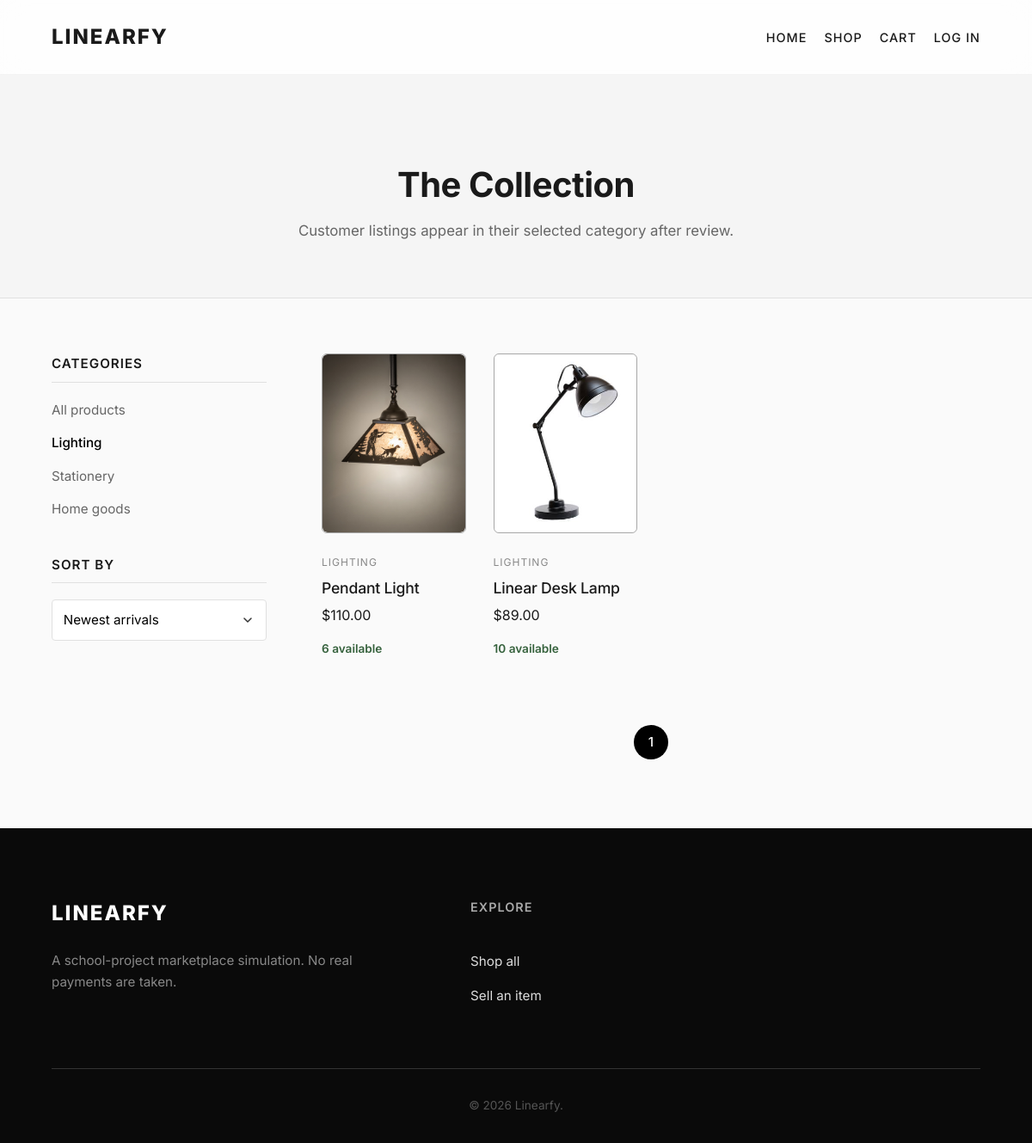
The page /shop?category=lighting&sort=newest on the database its author committed.
### app.py (models this page shows)
class Product(db.Model):
    id = db.Column(db.Integer, primary_key=True)
    name = db.Column(db.String(100), nullable=False)
    price = db.Column(db.Float, nullable=False)
    category = db.Column(db.String(50), nullable=False)
    image = db.Column(db.String(200), nullable=False)
    description = db.Column(db.Text, nullable=False)
    is_new = db.Column(db.Boolean, default=False)
    is_sale = db.Column(db.Boolean, default=False)
    stock_count = db.Column(db.Integer, nullable=False, default=10)
    seller_id = db.Column(db.Integer, db.ForeignKey("user.id"), nullable=True)
    status = db.Column(db.String(20), nullable=False, default="approved")
    created_at = db.Column(db.DateTime, default=datetime.utcnow, nullable=False)
    updated_at = db.Column(
        db.DateTime,
        default=datetime.utcnow,
        onupdate=datetime.utcnow,
        nullable=False,
    )
    seller = db.relationship(
        "User",
        backref=db.backref("listings", lazy=True),
    )

### app.py (the view)
@app.route("/shop")
def shop():
    category = request.args.get("category", "all")
    sort = request.args.get("sort", "newest")
    page = request.args.get("page", 1, type=int)
    valid_categories = {"all"} | ALLOWED_CATEGORIES
    if category not in valid_categories:
        category = "all"
    query = Product.query.filter_by(status="approved")
    if category != "all":
        query = query.filter_by(category=category)
    if sort == "price-low":
        query = query.order_by(Product.price.asc())
    elif sort == "price-high":
        query = query.order_by(Product.price.desc())
    else:
        sort = "newest"
        query = query.order_by(Product.id.desc())
    pagination = query.paginate(page=page, per_page=4, error_out=False)
    return render_template(
        "shop.html",
        products=pagination.items,
        pagination=pagination,
        current_category=category,
        current_sort=sort,
    )

### app.py (called while the page is built)
def current_user():
    user_id = session.get("user_id")
    return db.session.get(User, user_id) if user_id else None

def product_image_url(product):
    folder = "images/uploads" if product.seller_id else "images/products"
    return url_for("static", filename=f"{folder}/{product.image}")

@app.context_processor
def shared_template_data():
    cart = session.get("cart", {})
    user = current_user()
    saved_product_ids = set()
    if user:
        saved_product_ids = {
            item.product_id
            for item in WishlistItem.query.filter_by(user_id=user.id).all()
        }
    return {
        "cart_count": sum(cart.values()),
        "current_user": user,
        "saved_product_ids": saved_product_ids,
        "product_image_url": product_image_url,
    }

### templates/shop.html (shortened to what this page needs)
{% extends "base.html" %}
{% block content %}
<div class="page-header"><div class="header-content"><h1>The Collection</h1><p>Customer listings appear in their selected category after review.</p></div></div>
<div class="shop-layout"><aside class="shop-sidebar"><div class="filter-group"><h3>Categories</h3><ul class="filter-list">{% for value, label in [('all', 'All products'), ('lighting', 'Lighting'), ('stationery', 'Stationery'), ('home', 'Home goods')] %}<li><a class="{% if current_category == value %}active{% endif %}" href="{{ url_for('shop', category=value, sort=current_sort) }}">{{ label }}</a></li>{% endfor %}</ul></div><div class="filter-group"><h3>Sort by</h3><form method="get"><input name="category" type="hidden" value="{{ current_category }}"><select name="sort" class="custom-select" onchange="this.form.submit()"><option value="newest" {% if current_sort == 'newest' %}selected{% endif %}>Newest arrivals</option><option value="price-low" {% if current_sort == 'price-low' %}selected{% endif %}>Price: low to high</option><option value="price-high" {% if current_sort == 'price-high' %}selected{% endif %}>Price: high to low</option></select></form></div></aside>
<main class="shop-main"><div class="product-grid shop-grid">{% for product in products %}<article class="product-card"><div class="image-wrapper"><img src="{{ product_image_url(product) }}" alt="{{ product.name }}" class="product-image"><div class="quick-action"></div></div><div class="product-info"><p class="stock-status">{{ product.category|title }}</p><h3>{{ product.name }}</h3><p class="price">${{ '%.2f'|format(product.price) }}</p><p class="availability ">{% if product.stock_count == 0 %}Currently unavailable{% else %}{{ product.stock_count }} available{% endif %}</p></div></article>{% else %}<div class="empty-state-box"><p>No products match this category yet.</p></div>{% endfor %}</div>
<div class="pagination">{% for page_number in pagination.iter_pages() %}{% if page_number %}<a class="page-number {% if page_number == pagination.page %}active{% endif %}" href="{{ url_for('shop', page=page_number, category=current_category, sort=current_sort) }}">{{ page_number }}</a>{% endif %}{% endfor %}</div></main></div>
{% endblock %}

### static/css/style.css (style rules this page uses)
* { margin: 0; padding: 0; box-sizing: border-box; font-family: 'Inter', 'Segoe UI', Tahoma, Geneva, Verdana, sans-serif; }
html, body { -ms-overflow-style: none; scrollbar-width: none; }
:root { --primary-color: #000000; --bg-color: #fafafa; --text-color: #1a1a1a; --border-color: #e0e0e0; --input-bg: #ffffff; }
body { background-color: var(--bg-color); color: var(--text-color); line-height: 1.6; opacity: 0; transition: opacity 0.6s ease; }
body.page-loaded { opacity: 1; }
.custom-select { appearance: none; background-color: var(--input-bg); padding-right: 2.5rem; width: 100%; padding: 0.8rem; border: 1px solid var(--border-color); border-radius: 4px; font-size: 0.95rem; outline: none; cursor: pointer; font-family: inherit; }
.product-grid { display: grid; grid-template-columns: repeat(5, 1fr); gap: 1.5rem; }
.product-card { background: transparent; border: none; text-align: left; }
.image-wrapper { position: relative; overflow: hidden; border-radius: 6px; margin-bottom: 1.5rem; border: 1px solid rgb(167, 167, 167); }
.product-image { aspect-ratio: 4 / 5; background-color: #eaeaea; width: 100%; border-radius: 6px; object-fit: cover; display: block; transition: transform 0.6s cubic-bezier(0.25, 0.46, 0.45, 0.94); }
.product-info { padding: 0; }
.stock-status { font-size: 0.75rem; color: #888888; text-transform: uppercase; letter-spacing: 1px; margin-bottom: 0.4rem; }
.product-info h3 { font-size: 1.1rem; font-weight: 500; margin-bottom: 0.3rem; letter-spacing: -0.2px; }
.price { font-size: 1rem; color: var(--text-color); margin-bottom: 1rem; font-weight: 400; }
.quick-action { position: absolute; bottom: 0; left: 0; width: 100%; padding: 1rem; background: linear-gradient(to top, rgba(0,0,0,0.1), transparent); transform: translateY(100%); transition: transform 0.3s cubic-bezier(0.16, 1, 0.3, 1); }
.page-header { background-color: #f5f5f5; padding: 6rem 5% 4rem; text-align: center; border-bottom: 1px solid var(--border-color); }
.page-header h1 { font-size: 2.5rem; font-weight: 700; margin-bottom: 0.5rem; letter-spacing: -0.5px; }
.page-header p { color: #666666; font-size: 1.05rem; }
.shop-layout { display: flex; max-width: 1300px; margin: 4rem auto; padding: 0 5%; gap: 4rem; align-items: flex-start; }
.shop-sidebar { width: 250px; flex-shrink: 0; position: sticky; top: 6rem; }
.shop-main { flex-grow: 1; }
.filter-group { margin-bottom: 2.5rem; }
.filter-group h3 { font-size: 0.95rem; font-weight: 600; text-transform: uppercase; letter-spacing: 1px; margin-bottom: 1.2rem; padding-bottom: 0.5rem; border-bottom: 1px solid var(--border-color); }
.filter-list { list-style: none; }
.filter-list li { margin-bottom: 0.8rem; }
.filter-list a { text-decoration: none; color: #666666; font-size: 0.95rem; transition: color 0.2s ease; }
.filter-list a:hover, .filter-list a.active { color: var(--primary-color); font-weight: 500; }
.shop-grid { grid-template-columns: repeat(4, 1fr); gap: 2rem; }
.pagination { display: flex; justify-content: center; align-items: center; gap: 1rem; margin-top: 4rem; }
.page-number, .page-arrow { text-decoration: none; color: var(--text-color); font-size: 0.95rem; font-weight: 500; width: 40px; height: 40px; display: flex; justify-content: center; align-items: center; border-radius: 50%; transition: all 0.3s ease; }
.page-number.active { background-color: var(--primary-color); color: #ffffff; }
.availability { margin: .35rem 0 .8rem; color: #35613c; font-size: .85rem; font-weight: 600; }
.product-card { transition: transform 0.25s ease; }

### rows shown on the page
Product: image (picture), category "LIGHTING", name "Pendant Light", price "110.00", stock_count "6"
Product: image (picture), category "LIGHTING", name "Linear Desk Lamp", price "89.00", stock_count "10"

### other values the page prints
{{ label }} "All products" "Lighting" "Stationery" "Home goods"
{{ page_number }} "1"
